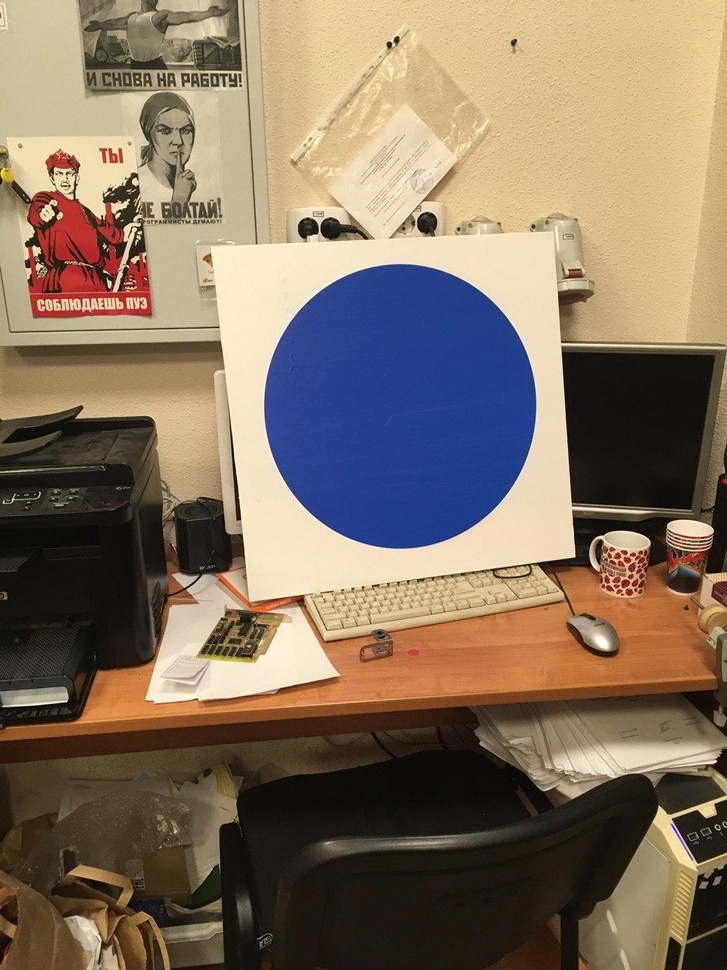
#> input picture blue_circle.jpg, 727 x 970 px, shrunk from 960 x 1280 before the run, given in place of the camera
$ python hsv_filter.py
#> lines starting #> are read from the running program, lines starting #| are printed output that depends on the picture; after the words box and inside, x2 and y2 are one past the last pixel; in counts of white or black regions, pixels touching at a corner belong together
import numpy as np
import cv2


# restriction of compilation if being imported
if __name__ == '__main__':
    def nothing(*arg):
        pass

# window for trackbars
cv2.namedWindow("trackbars")

# webcam window
cv2.namedWindow("webcam")

cap = cv2.VideoCapture(0)     # webcam capture

cv2.createTrackbar('h1', 'trackbars', 0, 255, nothing)
#> slider 'h1' is set to 85
cv2.createTrackbar('s1', 'trackbars', 0, 255, nothing)
#> slider 's1' is set to 85
cv2.createTrackbar('v1', 'trackbars', 0, 255, nothing)
#> slider 'v1' is set to 85
cv2.createTrackbar('h2', 'trackbars', 255, 255, nothing)
cv2.createTrackbar('s2', 'trackbars', 255, 255, nothing)
cv2.createTrackbar('v2', 'trackbars', 255, 255, nothing)

# while true
while (cap.isOpened()):
    _, frame = cap.read()
#> frame is the input picture: shape (970, 727, 3); mean B, G, R 95.6, 114.8, 132.2
    # convertion
    hsv = cv2.cvtColor(frame, cv2.COLOR_BGR2HSV)
#> hsv: shape (970, 727, 3); mean H, S, V 26.6, 108.3, 141.2

    # read trackbar's value
    h1 = cv2.getTrackbarPos('h1', 'trackbars')
    s1 = cv2.getTrackbarPos('s1', 'trackbars')
    v1 = cv2.getTrackbarPos('v1', 'trackbars')
    h2 = cv2.getTrackbarPos('h2', 'trackbars')
    s2 = cv2.getTrackbarPos('s2', 'trackbars')
    v2 = cv2.getTrackbarPos('v2', 'trackbars')

    # inital and final filter's colour
    h_min = np.array((h1, s1, v1), np.uint8)
    h_max = np.array((h2, s2, v2), np.uint8)

    # put filter to the frame
    thresh = cv2.inRange(hsv, h_min, h_max)
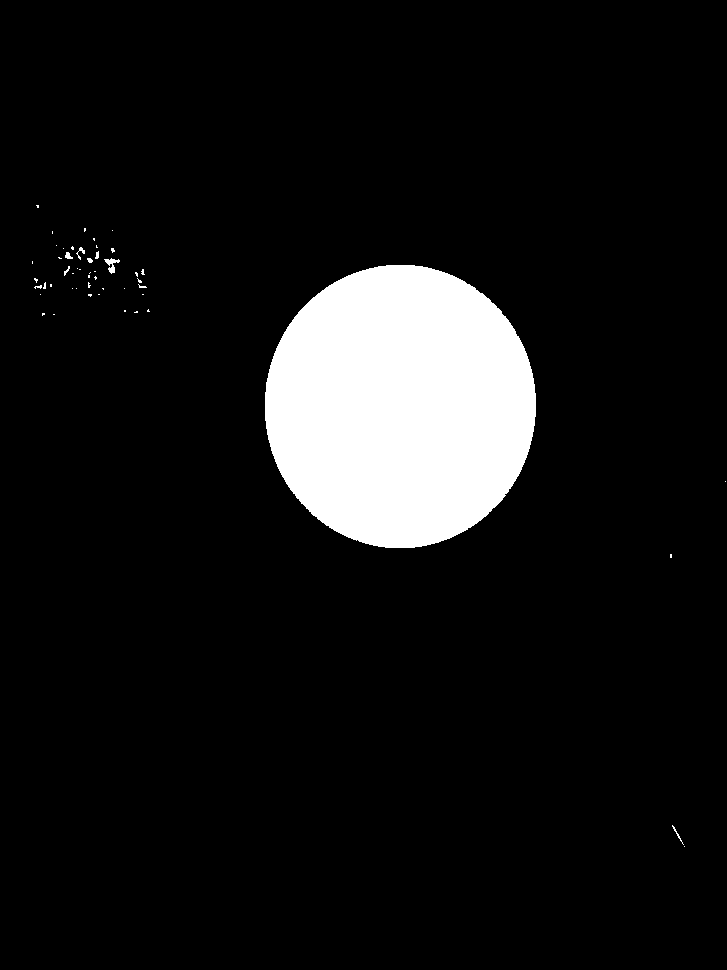
#> thresh: shape (970, 727); 8.6% white; 52 white regions (44 under 20 px), largest, box (x1, y1, x2, y2) and area: (265, 265, 536, 548) 60419, (104, 258, 120, 274) 105, (76, 247, 85, 260) 38

    res = cv2.bitwise_and(frame, frame, mask=thresh)
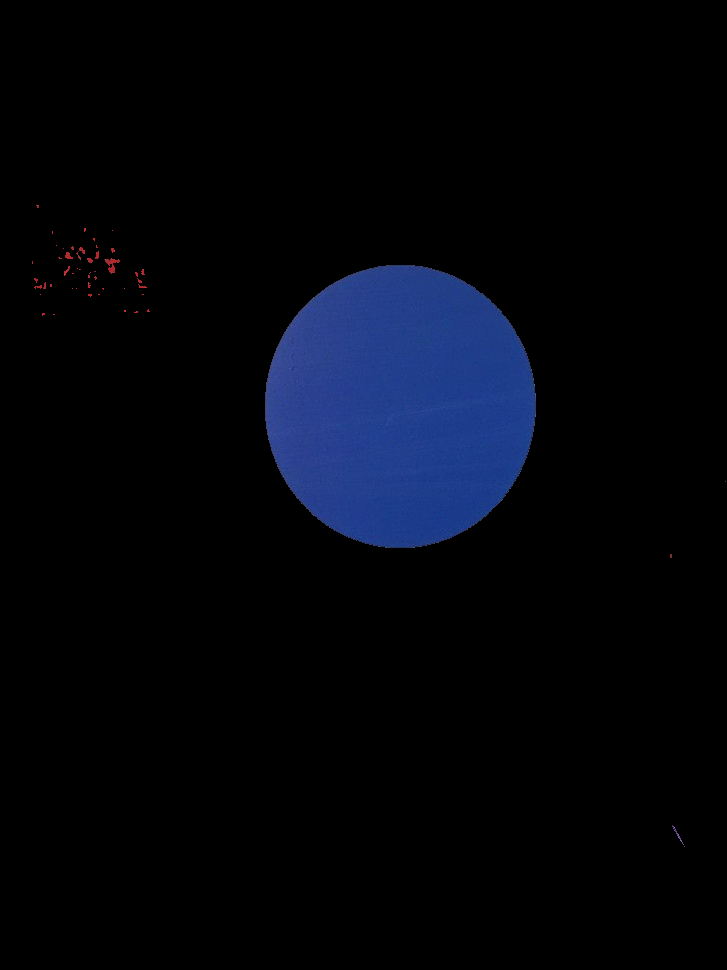
#> res: shape (970, 727, 3); mean B, G, R 12.1, 5.5, 3.2

    cv2.imshow('webcam', res)

    k = cv2.waitKey(1)
#> (key Esc is pressed here)
    if k == 27:
        break

cv2.destroyAllWindows()
# erases cap
cap.release()

$ run again, on red_square_far.jpg
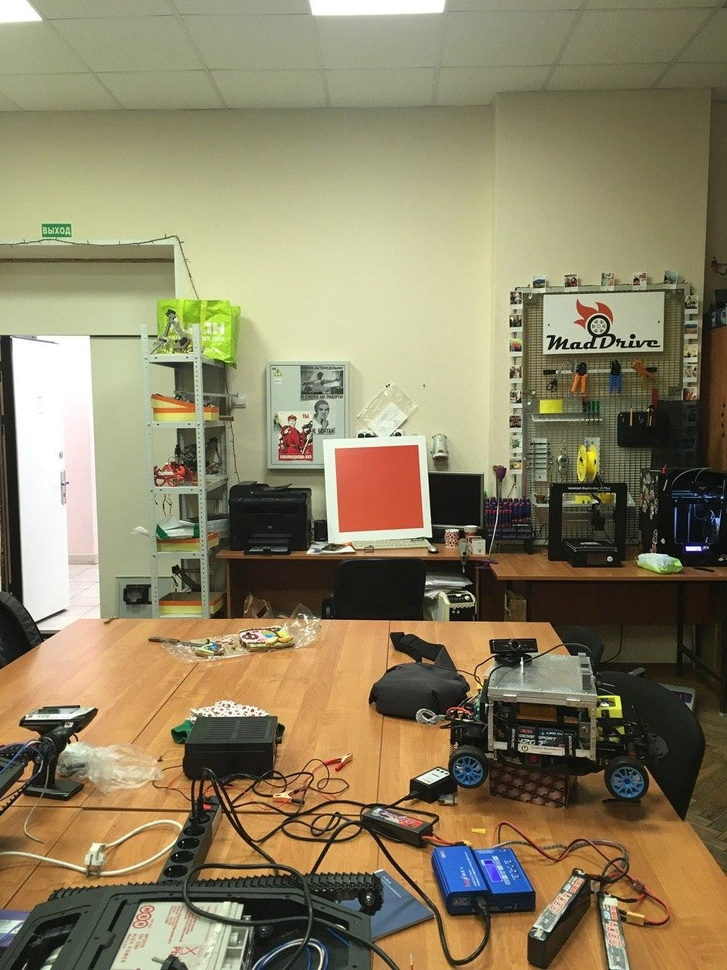
#> input picture red_square_far.jpg, 727 x 970 px, shrunk from 960 x 1280 before the run, given in place of the camera
#> frame is the input picture: shape (970, 727, 3); mean B, G, R 99, 129.3, 139.5
#> hsv: shape (970, 727, 3); mean H, S, V 30.5, 83.6, 142.7
#> `thresh = cv2.inRange(hsv, h_min, h_max)`:
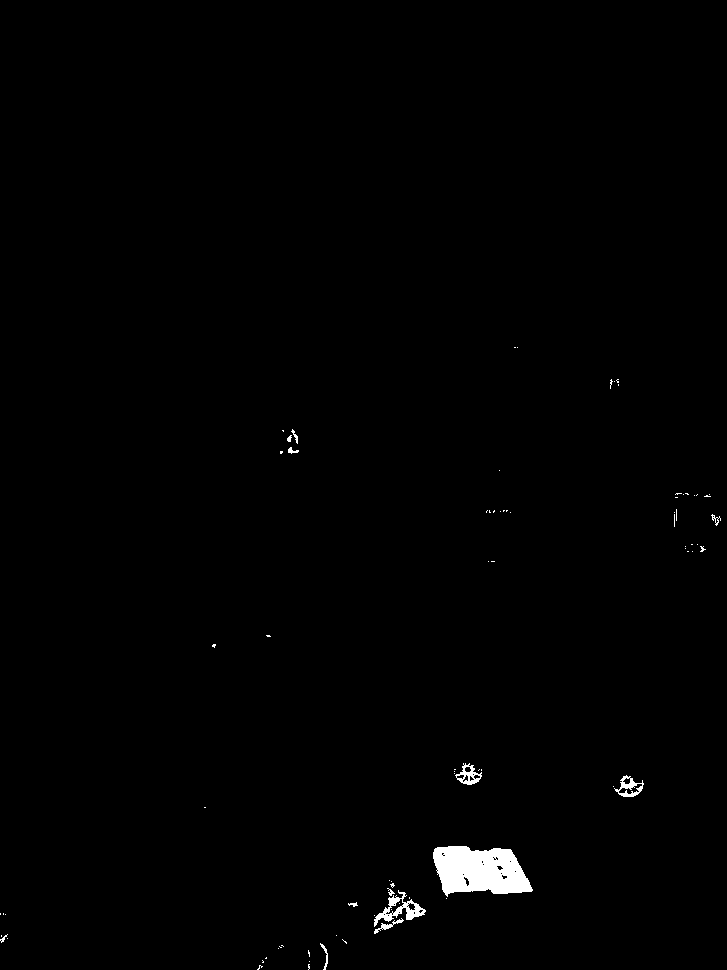
#> thresh: shape (970, 727); 0.77% white; 82 white regions (69 under 20 px), largest, box (x1, y1, x2, y2) and area: (433, 846, 533, 897) 3703, (374, 890, 426, 927) 578, (614, 775, 644, 797) 264
